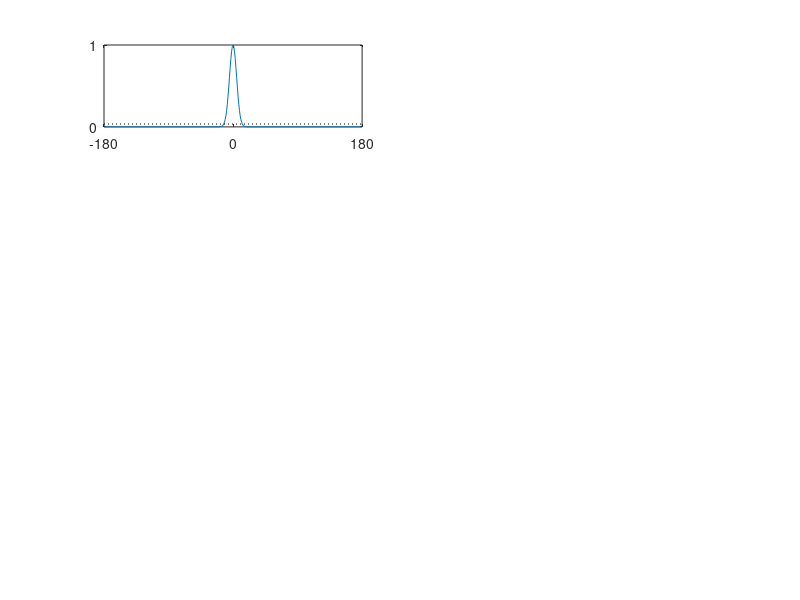

Reproduce this figure in MATLAB. (Note: this script raises an error after producing the figure.)
function plotZeroResp()
% Plot the effect of tuning width on the response to zero coherence

  figure(1);
  clf;
  sigmaDeg = [5, 10, 15, 30, 45, 60, 90, 180];
  for s = 1:length(sigmaDeg)
    plotOneSigma(s, sigmaDeg(s));
  end

  figure(2);
  clf;
  sigmaDeg = [36, 45, 60, 90];
  for s = 1:length(sigmaDeg)
    plotOneResp(s, sigmaDeg(s));
  end

  plotSigmaFunction()

end

function plotOneResp(plotIndex, sigmaDeg)

  % Plot responses to preferred and null drift as a function of motion
  % coherence.
  sigmaRad = deg2rad(sigmaDeg);
  % the response to 0% coherence motion, assuming perfect normalization of
  % motion direction.  This is taken as the average response within from
  % -pi to pi, as a fraction of the peak response.  The first term
  % normalizes to the maximum possible area under the curve. 
  r0 = (sigmaRad / sqrt(8 * pi)) * (erf(pi / (sqrt(2) * sigmaRad)) - erf(-pi / (sqrt(2) * sigmaRad)));
  coh = (0:0.01:1);
  % response to 100% motion coherent null direction
%   rN100 = (1 / sqrt(2 * pi) / sigmaRad) * exp(-(pi / sigmaRad)^2 / (2 * sigmaRad^2));
  rN100 = exp(-(pi^2 / (2 * sigmaRad^2)));
  % responses to preferred and null motion as a function of coherence.
  rPref = coh + (1 - coh) * r0;
  rNull = r0 - coh * (r0 - rN100);
  subplot(4, 2, plotIndex);
  plot(coh, rPref, 'b');
  hold on;
  plot(coh, rNull, 'b-');
  plot([0, 1], [r0, r0], 'k:');
  xticks([0, 1]);
  yticks([0, 1]);
  if plotIndex == 1
    title('plotZeroResp.m');
  end
  if plotIndex > 2
    xlabel('Motion Coherence');
    if plotIndex == 3
      ylabel('Normalized Response');
    end
  end
  plotText = {strcat(sprintf('sigma = %.0f', sigmaDeg), char(176))};
  text(0.02, 0.98, plotText, HorizontalAlignment='left', VerticalAlignment='top', units='normalized');
  plotText = {sprintf('R_0_%% = %.2f', r0), sprintf('R_N_1_0_0_%% = %.2f', rN100)};
  text(0.98, r0 + 0.01, plotText, HorizontalAlignment='right', VerticalAlignment='middle', units='normalized');
  plotText = {sprintf('Inc/Dec Ratio = %.1f', (1 - r0) / (r0 - rN100))};
  text(0.02, 0.02, plotText, HorizontalAlignment='left', VerticalAlignment='bottom', units='normalized');
end

function plotOneSigma(plotIndex, sigmaDeg)
  % Plot direction tuning curve with width sigmaDeg and the show the predicted response to 0% coherence
  % motion. 
  sigmaRad = deg2rad(sigmaDeg);
  % the area underneath a normalized Gaussian from -pi to pi
  areaComputed = 0.5 * (erf(pi / (sqrt(2) * sigmaRad)) - erf(-pi / (sqrt(2) * sigmaRad)));
  % the response to 0% coherence motion, assuming perfect normalization of
  % motion direction.  This is taken as the average response within from
  % -pi to pi, as a fraction of the peak response.  The first term
  % normalizes to the maximum possible area under the curve. 
  r0 = (sigmaRad / sqrt(8 * pi)) * (erf(pi / (sqrt(2) * sigmaRad)) - erf(-pi / (sqrt(2) * sigmaRad)));
  subplot(4, 2, plotIndex);
  x = deg2rad(-180:180);
  y = exp(-(x.^2)/(2 * sigmaRad^2));
  plot(x, y);
  hold on;
  plot([x(1), x(end)], [r0, r0], 'k:');
  axis([x(1), x(end), 0, 1]);
  xticks(deg2rad([-180, 0, 180]));
  xticklabels({'-180', '0', '180'});
  yticks([0, 1]);
  plotText = {strcat(sprintf('sigma = %.0f', sigmaDeg), char(176)), ...
    sprintf('peak = %.2f', 1.0 / (sigmaRad * sqrt(2 * pi))), ...
    sprintf('area = %.2f', areaComputed), ...
    sprintf('R_0_%% = %.2f', r0)};
  if plotIndex >= 7
    text(0.50, 0.05, plotText, HorizontalAlignment='center', VerticalAlignment='bottom', units='normalized');
    xlabel('Direction (deg)');
    if plotIndex == 7
      ylabel('Normalized Response');
    end
  else
    text(0.05, 0.95, plotText, HorizontalAlignment='left', VerticalAlignment='top', units='normalized');
    if plotIndex == 1
      title('plotZeroResp.m');
    end
  end
end

function plotSigmaFunction()
  % Plot a function showing how the ratio of Pref to Null response varies
  % as a function of tuning width (sigma).  Response are linear with motion
  % coherence, so the answer is independent of motion coherence. 
  sigmaDeg = 30:90;
  sigmaRad = deg2rad(sigmaDeg);
  % get the response to 0% coherence
  r0 = (sigmaRad / sqrt(8 * pi)) .* (erf(pi ./ (sqrt(2) * sigmaRad)) - erf(-pi ./ (sqrt(2) * sigmaRad)));
  % get the response to 100% null motion (100% preferred motion is taken to
  % be 1.0)
%   rN100 = (1 / sqrt(2 * pi) ./ sigmaRad) .* exp(-(pi ./ sigmaRad).^2 ./ (2 * sigmaRad.^2));
  rN100 = exp(-(pi^2 ./ (2 * sigmaRad.^2)));
  % The ratio takes into account that rN100 is never truly zero.
  ratio = (1 - r0) ./ (r0 - rN100);
  ax = subplot(2, 1, 2);
  plot(sigmaDeg, ratio, 'b');
  hold on;
  plot([sigmaDeg(1), sigmaDeg(end)], [1, 1]);
  xlabel('Sigma (degrees)');
  ylabel('Ratio Pref/Null Response');
  ax.XGrid = 'on';
  ax.YGrid = 'on';
end
